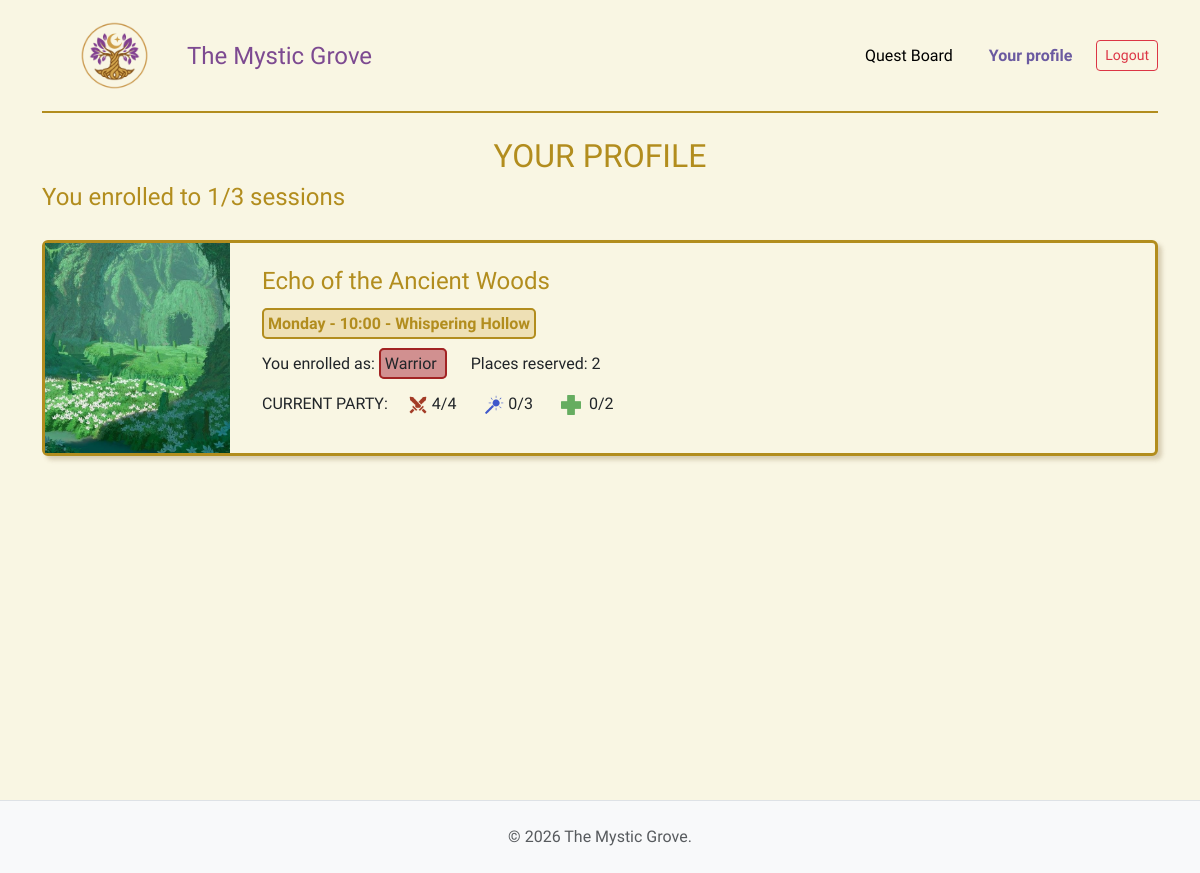
The page /profile_user (signed in) on the database as committed earlier.
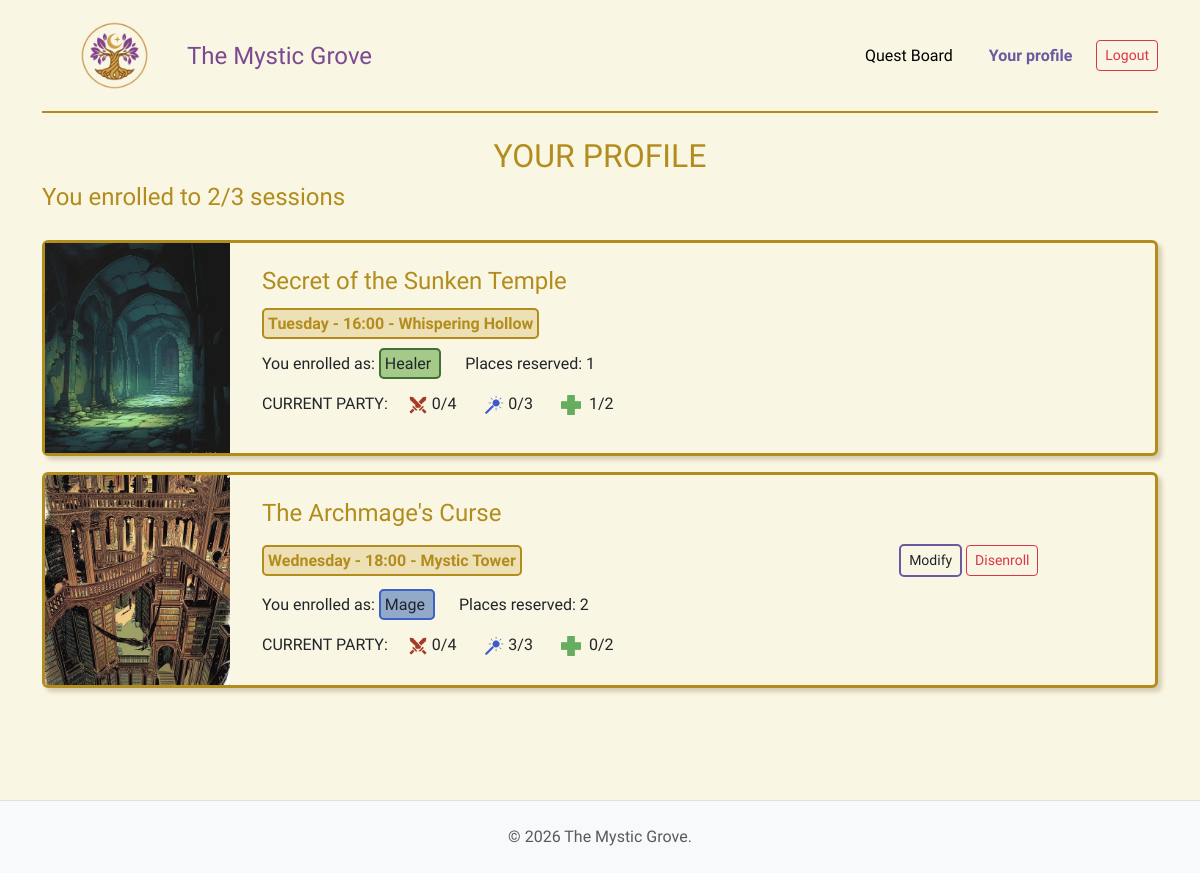
The same page on the database as committed later.
### tables this page shows
CREATE TABLE "enrollments" (
	"id"	INTEGER NOT NULL,
	"user_id"	INTEGER NOT NULL,
	"session_id"	INTEGER NOT NULL,
	"class"	TEXT NOT NULL,
	"places"	INTEGER,
	PRIMARY KEY("id" AUTOINCREMENT),
	FOREIGN KEY("session_id") REFERENCES "quest_sessions"("id"),
	FOREIGN KEY("user_id") REFERENCES "users"("id")
);

CREATE TABLE "quests" (
	"id"	INTEGER NOT NULL,
	"title"	TEXT NOT NULL,
	"duration_min"	INTEGER NOT NULL,
	"quest_type"	TEXT NOT NULL,
	"difficulty"	TEXT NOT NULL,
	"description"	TEXT NOT NULL,
	"quest_img"	TEXT NOT NULL,
	PRIMARY KEY("id" AUTOINCREMENT)
);

CREATE TABLE "quest_sessions" (
	"id"	INTEGER NOT NULL,
	"quest_id"	INTEGER NOT NULL,
	"day"	TEXT NOT NULL,
	"start_time"	TEXT NOT NULL,
	"location"	TEXT NOT NULL,
	PRIMARY KEY("id" AUTOINCREMENT),
	FOREIGN KEY("quest_id") REFERENCES "quests"("id")
);

### app.py (the view)
@app.route("/profile_user")
@login_required
def profile_user():
    if current_user.role != 'adventurer':
        flash("You are not allowed to perform this action.", "danger")
        return redirect(url_for('home'))
    db_enrollments = enrollments_dao.get_enrollments_by_user(current_user.id)
    current_minutes = day_time_to_minutes(SIMULATED_CURRENT_TIME['day'], SIMULATED_CURRENT_TIME['time'])
    enrollments_list = []
    for e in db_enrollments:
        e_dict = dict(e)
        taken = enrollments_dao.get_places_taken(e['session_id'])
        e_dict['taken_places'] = {
            'warrior': taken['warrior'],
            'mage':  taken['mage'],
            'healer':  taken['healer']
        }
        session_minutes = day_time_to_minutes(e['day'], e['start_time'])
        time_diff = session_minutes - current_minutes
        e_dict['can_be_modified'] = (time_diff > 480)
        enrollments_list.append(e_dict)
    enrolled_count = len(enrollments_list)
    return render_template("profile_user.html", enrollments=enrollments_list, enrolled_count=enrolled_count)

### app.py (called while the page is built)
def day_time_to_minutes(day, time):
    day_index = DAY_TO_INDEX[day]
    parts = time.split(":")
    hours = int(parts[0])
    minutes = int(parts[1])
    return day_index * 24 * 60 + hours *60 + minutes

@login_manager.user_loader
def load_user(user_id):
    db_user = users_dao.get_user_by_id(user_id)
    if db_user is not None:
        user = User(
            id=db_user["id"],
            username=db_user["username"],
            email=db_user["email"],
            password=db_user["password"],
            role=db_user["role"],
        )
    else:
        user = None
    return user

### enrollments_dao.py (called while the page is built)
def get_places_taken(p_session_id):
    query = """
        SELECT class, SUM(places) as places
        FROM enrollments
        WHERE session_id = ?
        GROUP BY class
    """
    conn = sqlite3.connect(DB_PATH)
    conn.row_factory = sqlite3.Row
    cursor = conn.cursor()
    cursor.execute(query, (p_session_id,))
    rows = cursor.fetchall()
    cursor.close()
    conn.close()
    places = {"warrior": 0, "mage": 0, "healer": 0}
    for r in rows:
        places[r["class"]] = r["places"]
    return places

### users_dao.py (called while the page is built)
def get_user_by_id(p_id):
    query = "SELECT * FROM users WHERE id = ?"
    conn = sqlite3.connect(DB_PATH)
    conn.row_factory = sqlite3.Row
    cursor = conn.cursor()
    cursor.execute(query, (p_id,))
    db_user = cursor.fetchone()
    conn.commit()
    cursor.close()
    conn.close()
    return db_user

### templates/profile_user.html (shortened to what this page needs)
{% extends "base.html" %}
{% block content %}
<header class="col-12">
    <h2 class="text-center gold">YOUR PROFILE</h2>
    <h4 class="mb-1 gold">You enrolled to {{enrolled_count}}/3 sessions</h4>
</header>
<div class="enrollments-container">
    {% for enrollment in enrollments %}
    <div class="col-12 card quest-card mb-3 col-md-12">
        <div class="row g-0">
            <div class="col-md-2">
                <img src="{{ url_for('static', filename=enrollment.quest_img) }}"
                    alt="{{ enrollment.title }}"
                    class="quest-profile-img">
            </div>
            <div class="col-md-9 ps-2">
                <div class="card-body p-4">
                    <h4 class="mb-3 gold">
                        <a href="{{ url_for('quest_session', session_id=enrollment.session_id) }}" class="text-decoration-none hover-underline gold">
                            {{ enrollment.title }}
                        </a>
                   </h4>
                        <div class="row align-items-center mb-3">
                            <div class="col-md-8">
                                <span
                                    class=" badge-gold p-1 fw-semibold me-4 ">{{
                                    enrollment.day | capitalize }} - {{
                                    enrollment.start_time }} - {{
                                    enrollment.location }} </span>
                            </div>
                            <div class="col-md-4 text-end">
                                {% if enrollment.can_be_modified %}
                                <button type="button" class="btn btn-sm btn-purple toggle-edit-btn" data-session-id="{{ enrollment.session_id }}">Modify</button>
                                <form
                                    action="{{ url_for('delete_enrollment', session_id=enrollment.session_id, id = enrollment.id) }}"
                                    method="post" class="d-inline">
                                    <button type="submit"
                                        class="btn btn-sm btn-outline-danger">Disenroll</button>
                                </form>
                                {% endif %}
                            </div>
                        </div>
                        <div class="mb-3">
                            <span> You enrolled as: </span>
                            <span class="p-1 me-4 badge-{{enrollment.class}}">{{
                                enrollment.class | capitalize }}
                            </span>
                            <span> Places reserved: {{enrollment.places}}</span>
                        </div>
                        <div>
                            <span class="  me-3"> CURRENT PARTY: </span>
                            <span class=" me-4">
                                <img
                                    src="{{ url_for('static', filename='images/warrior_icon.png') }}"
                                    alt="Warrior" class="class-icon-small">
                                {{enrollment.taken_places.warrior }}/4</span>
                            <span class="  me-4"> <img
                                    src="{{ url_for('static', filename='images/mage_icon.png') }}"
                                    alt="Mage" class="class-icon-small">
                                {{
                                enrollment.taken_places.mage }}/3</span>
                            <span class="  "><img
                                    src="{{ url_for('static', filename='images/healer_icon.png') }}"
                                    alt="Healer"
                                    class="class-icon-small pe-2">{{
                                enrollment.taken_places.healer }}/2</span>
                        </div>
                </div>
            </div>
        </div>
    </div>
    {% endfor %}
</div>
{% endblock %}

### templates/base.html (shortened to what this page needs)
<!DOCTYPE html>
<html lang="en">
    <head>
        <link
            href="https://cdn.jsdelivr.net/npm/bootstrap@5.3.2/dist/css/bootstrap.min.css"
            rel="stylesheet"
>
        <link rel="stylesheet"
            href="{{ url_for('static', filename='css/styles.css') }}">
    </head>
    <body>
        <div class="container flex flex-column min-vh-100">
            <header
                class="header-navbar d-flex justify-content-between align-items-center py-3 mb-4 ">
                <a href="{{ url_for('home') }}"
                    class="d-flex align-items-center text-decoration-none link-body-emphasis fs-4 fw-bold">
                    <img
                        src="{{ url_for('static', filename='images/guild_logo.png') }}"
                        width="145">
                    <span class="purple-light navbar-guild-title">The Mystic
                        Grove</span>
                </a>
                <nav>
                    <ul class="nav nav-pills align-items-center">
                        <li class="nav-item me-1">
                            <a href="{{ url_for('home') }}"
                                class="nav-link link-body-emphasis">Quest
                                Board</a>
                        </li>
                        {% if not current_user.is_authenticated %}
                        <li class="nav-item"><a href="{{ url_for('login') }}"
                                class="nav-link btn-login-purple ">Login</a></li>
                        <li class="nav-item"><a href="{{ url_for('signup') }}"
                                class="nav-link btn-register">Register</a></li>
                        {% else %}
                        <li class="nav-item">
                            <a href="
                        {% if current_user.role == 'adventurer' %}
                            {{ url_for('profile_user') }}
                        {% elif current_user.role == 'guild_master' %}
                            {{ url_for('profile_master') }}
                        {% else %}
                            {{ url_for('profile_council') }}
                        {% endif %}"
                                class="nav-link btn-register fw-bold"> Your
                                profile
                            </a>
                        </li>
                        <li class="nav-item ms-2">
                            <a href="{{ url_for('logout') }}"
                                class="btn btn-outline-danger btn-sm">Logout</a>
                        </li>
                        {% endif %}
                    </ul>
                </nav>
            </header>
            <main class="row g-4 mb-5">
                {% block content %}
                {% endblock %}
            </main>
        </div>
        <footer class="mt-auto border-top bg-body-tertiary">
            <div class="container py-4 text-center">
                <span class="text-body-secondary">© 2026 The Mystic
                    Grove.</span>
            </div>
        </footer>
    </body>
</html>

### static/css/styles.css (style rules this page uses)
body { font-family: "Philosopher", serif; font-weight: 400; background-color: #f9f6e3; color: #251e3a; }
h1, h2, h3, h4, h5, .navbar-guild-title { font-family: "Rye", serif; font-weight: 400; font-style: normal; }
.purple-light { color: #7d4a91; }
.gold { color: #b28d1e; }
.header-navbar { border-bottom: 2.5px solid #b28d1e; }
.quest-card { border: 3px solid #b28d1e !important; background-color: #f9f6e3 !important; box-shadow: 4px 4px 4px rgba(139, 111, 71, 0.3) !important; }
.btn-details, .btn-purple { border: 2px solid #6b5aa0 !important; border-radius: 5px; }
.btn-register { color: #6b5aa0 !important; }
.badge-gold { border: 2.5px solid #b28d1e; background-color: #eee0b5 ; color: #b28d1e ; border-radius: 5px; }
.badge-mage { background-color: #91aaca ; border: 2.5px solid #3c61c7; border-radius: 5px; }
.badge-healer { background-color: #a5c989 ; border: 2.5px solid #407035; border-radius: 5px; }
.quest-profile-img { width: 100%; height: 210px; object-fit: cover; }
.class-icon-small { height: 20px; }

Rows that differ between the two databases and show on the page:
no longer on this page (row edited): enrollments: quest_img (picture), title "Echo of the Ancient Woods", day "Monday", start_time "10:00", location "Whispering Hollow", class "Warrior", places "2", taken_places.warrior "4", taken_places.mage "0", taken_places.healer "0"
now on this page (row edited): enrollments: quest_img (picture), title "Secret of the Sunken Temple", day "Tuesday", start_time "16:00", location "Whispering Hollow", class "Healer", places "1", taken_places.warrior "0", taken_places.mage "0", taken_places.healer "1"
now on this page (row edited): enrollments: quest_img (picture), title "The Archmage's Curse", day "Wednesday", start_time "18:00", location "Mystic Tower", class "Mage", places "2", taken_places.warrior "0", taken_places.mage "3", taken_places.healer "0"
Other text that changed with them:
{{ enrolled_count }}: "1" → "2"
